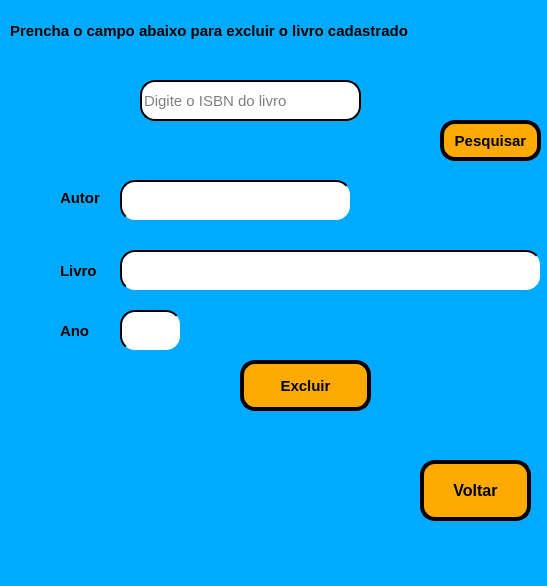
<?xml version="1.0" encoding="UTF-8"?>
<ui version="4.0">
 <class>MainWindow</class>
 <widget class="QMainWindow" name="MainWindow">
  <property name="geometry">
   <rect>
    <x>0</x>
    <y>0</y>
    <width>547</width>
    <height>586</height>
   </rect>
  </property>
  <property name="windowTitle">
   <string>Excluir Aluno</string>
  </property>
  <property name="styleSheet">
   <string notr="true">background-color: rgb(0, 170, 255);</string>
  </property>
  <widget class="QWidget" name="centralwidget">
   <widget class="QLabel" name="label">
    <property name="geometry">
     <rect>
      <x>10</x>
      <y>0</y>
      <width>541</width>
      <height>61</height>
     </rect>
    </property>
    <property name="font">
     <font>
      <pointsize>11</pointsize>
      <weight>75</weight>
      <bold>true</bold>
     </font>
    </property>
    <property name="text">
     <string>Prencha o campo abaixo para excluir o livro cadastrado</string>
    </property>
   </widget>
   <widget class="QLabel" name="label_12">
    <property name="geometry">
     <rect>
      <x>190</x>
      <y>420</y>
      <width>541</width>
      <height>20</height>
     </rect>
    </property>
    <property name="font">
     <font>
      <pointsize>11</pointsize>
      <weight>75</weight>
      <bold>true</bold>
     </font>
    </property>
    <property name="text">
     <string/>
    </property>
   </widget>
   <widget class="QPushButton" name="autor">
    <property name="geometry">
     <rect>
      <x>120</x>
      <y>180</y>
      <width>231</width>
      <height>41</height>
     </rect>
    </property>
    <property name="font">
     <font>
      <pointsize>10</pointsize>
      <weight>75</weight>
      <bold>true</bold>
     </font>
    </property>
    <property name="styleSheet">
     <string notr="true">background-color: rgb(255, 255, 255);
border-radius: 15px;
border-style: outset;
border-width: 2px;</string>
    </property>
    <property name="text">
     <string/>
    </property>
   </widget>
   <widget class="QLabel" name="label_9">
    <property name="geometry">
     <rect>
      <x>60</x>
      <y>320</y>
      <width>41</width>
      <height>21</height>
     </rect>
    </property>
    <property name="font">
     <font>
      <pointsize>11</pointsize>
      <weight>75</weight>
      <bold>true</bold>
     </font>
    </property>
    <property name="text">
     <string>Ano</string>
    </property>
   </widget>
   <widget class="QLabel" name="label_4">
    <property name="geometry">
     <rect>
      <x>90</x>
      <y>80</y>
      <width>41</width>
      <height>41</height>
     </rect>
    </property>
    <property name="text">
     <string/>
    </property>
    <property name="pixmap">
     <pixmap>isbn.png</pixmap>
    </property>
    <property name="scaledContents">
     <bool>true</bool>
    </property>
   </widget>
   <widget class="QLabel" name="label_10">
    <property name="geometry">
     <rect>
      <x>140</x>
      <y>120</y>
      <width>241</width>
      <height>21</height>
     </rect>
    </property>
    <property name="font">
     <font>
      <pointsize>11</pointsize>
      <weight>75</weight>
      <bold>true</bold>
     </font>
    </property>
    <property name="styleSheet">
     <string notr="true">color: rgb(255, 0, 0);</string>
    </property>
    <property name="text">
     <string/>
    </property>
   </widget>
   <widget class="QLabel" name="label_7">
    <property name="geometry">
     <rect>
      <x>60</x>
      <y>260</y>
      <width>61</width>
      <height>21</height>
     </rect>
    </property>
    <property name="font">
     <font>
      <pointsize>11</pointsize>
      <weight>75</weight>
      <bold>true</bold>
     </font>
    </property>
    <property name="text">
     <string>Livro</string>
    </property>
   </widget>
   <widget class="QLineEdit" name="ISBN">
    <property name="geometry">
     <rect>
      <x>140</x>
      <y>80</y>
      <width>221</width>
      <height>41</height>
     </rect>
    </property>
    <property name="font">
     <font>
      <pointsize>11</pointsize>
     </font>
    </property>
    <property name="styleSheet">
     <string notr="true">background-color: rgb(255, 255, 255);
border-radius: 15px;
border-style: outset;
border-width: 2px;</string>
    </property>
    <property name="inputMask">
     <string/>
    </property>
    <property name="text">
     <string/>
    </property>
    <property name="placeholderText">
     <string>Digite o ISBN do livro</string>
    </property>
   </widget>
   <widget class="QLabel" name="label_2">
    <property name="geometry">
     <rect>
      <x>380</x>
      <y>120</y>
      <width>51</width>
      <height>51</height>
     </rect>
    </property>
    <property name="text">
     <string/>
    </property>
    <property name="pixmap">
     <pixmap>barra-de-pesquisa.png</pixmap>
    </property>
    <property name="scaledContents">
     <bool>true</bool>
    </property>
   </widget>
   <widget class="QLabel" name="label_11">
    <property name="geometry">
     <rect>
      <x>90</x>
      <y>140</y>
      <width>291</width>
      <height>16</height>
     </rect>
    </property>
    <property name="font">
     <font>
      <pointsize>11</pointsize>
      <weight>75</weight>
      <bold>true</bold>
     </font>
    </property>
    <property name="styleSheet">
     <string notr="true">color: rgb(255, 0, 0);</string>
    </property>
    <property name="text">
     <string/>
    </property>
   </widget>
   <widget class="QLabel" name="label_3">
    <property name="geometry">
     <rect>
      <x>60</x>
      <y>190</y>
      <width>55</width>
      <height>16</height>
     </rect>
    </property>
    <property name="font">
     <font>
      <pointsize>11</pointsize>
      <weight>75</weight>
      <bold>true</bold>
     </font>
    </property>
    <property name="text">
     <string>Autor</string>
    </property>
   </widget>
   <widget class="QPushButton" name="pushButton_2">
    <property name="geometry">
     <rect>
      <x>240</x>
      <y>360</y>
      <width>131</width>
      <height>51</height>
     </rect>
    </property>
    <property name="font">
     <font>
      <pointsize>11</pointsize>
      <weight>75</weight>
      <bold>true</bold>
     </font>
    </property>
    <property name="styleSheet">
     <string notr="true">background-color: rgb(255, 170, 0);
border-radius: 15px;
border-style: outset;
border-width: 4px;
border-color: black;</string>
    </property>
    <property name="text">
     <string>Excluir</string>
    </property>
   </widget>
   <widget class="QPushButton" name="livro">
    <property name="geometry">
     <rect>
      <x>120</x>
      <y>250</y>
      <width>421</width>
      <height>41</height>
     </rect>
    </property>
    <property name="font">
     <font>
      <pointsize>11</pointsize>
      <weight>75</weight>
      <bold>true</bold>
     </font>
    </property>
    <property name="styleSheet">
     <string notr="true">background-color: rgb(255, 255, 255);
border-radius: 15px;
border-style: outset;
border-width: 2px;</string>
    </property>
    <property name="text">
     <string/>
    </property>
   </widget>
   <widget class="QPushButton" name="ano">
    <property name="geometry">
     <rect>
      <x>120</x>
      <y>310</y>
      <width>61</width>
      <height>41</height>
     </rect>
    </property>
    <property name="font">
     <font>
      <pointsize>10</pointsize>
      <weight>75</weight>
      <bold>true</bold>
     </font>
    </property>
    <property name="styleSheet">
     <string notr="true">background-color: rgb(255, 255, 255);
border-radius: 15px;
border-style: outset;
border-width: 2px;</string>
    </property>
    <property name="text">
     <string/>
    </property>
   </widget>
   <widget class="QPushButton" name="pushButton_3">
    <property name="geometry">
     <rect>
      <x>420</x>
      <y>460</y>
      <width>111</width>
      <height>61</height>
     </rect>
    </property>
    <property name="font">
     <font>
      <pointsize>12</pointsize>
      <weight>75</weight>
      <bold>true</bold>
     </font>
    </property>
    <property name="styleSheet">
     <string notr="true">background-color: rgb(255, 170, 0);
border-radius: 15px;
border-style: outset;
border-width: 4px;
border-color: black;</string>
    </property>
    <property name="text">
     <string>Voltar</string>
    </property>
    <property name="icon">
     <iconset>
      <normaloff>voltar.png</normaloff>voltar.png</iconset>
    </property>
   </widget>
   <widget class="QPushButton" name="pushButton_4">
    <property name="geometry">
     <rect>
      <x>440</x>
      <y>120</y>
      <width>101</width>
      <height>41</height>
     </rect>
    </property>
    <property name="font">
     <font>
      <pointsize>11</pointsize>
      <weight>75</weight>
      <bold>true</bold>
     </font>
    </property>
    <property name="styleSheet">
     <string notr="true">background-color: rgb(255, 170, 0);
border-radius: 15px;
border-style: outset;
border-width: 4px;
border-color: black;</string>
    </property>
    <property name="text">
     <string>Pesquisar</string>
    </property>
   </widget>
   <widget class="QLabel" name="label_8">
    <property name="geometry">
     <rect>
      <x>10</x>
      <y>170</y>
      <width>51</width>
      <height>41</height>
     </rect>
    </property>
    <property name="text">
     <string/>
    </property>
    <property name="pixmap">
     <pixmap>autor.png</pixmap>
    </property>
    <property name="scaledContents">
     <bool>true</bool>
    </property>
   </widget>
   <widget class="QLabel" name="label_13">
    <property name="geometry">
     <rect>
      <x>10</x>
      <y>250</y>
      <width>41</width>
      <height>31</height>
     </rect>
    </property>
    <property name="text">
     <string/>
    </property>
    <property name="pixmap">
     <pixmap>livro-de-dicionario-com-as-letras-de-a-a-z.png</pixmap>
    </property>
    <property name="scaledContents">
     <bool>true</bool>
    </property>
   </widget>
   <widget class="QLabel" name="label_14">
    <property name="geometry">
     <rect>
      <x>10</x>
      <y>310</y>
      <width>41</width>
      <height>41</height>
     </rect>
    </property>
    <property name="text">
     <string/>
    </property>
    <property name="pixmap">
     <pixmap>calendario-desktop.png</pixmap>
    </property>
    <property name="scaledContents">
     <bool>true</bool>
    </property>
   </widget>
  </widget>
  <widget class="QMenuBar" name="menubar">
   <property name="geometry">
    <rect>
     <x>0</x>
     <y>0</y>
     <width>547</width>
     <height>26</height>
    </rect>
   </property>
  </widget>
  <widget class="QStatusBar" name="statusbar"/>
 </widget>
 <resources/>
 <connections/>
</ui>
